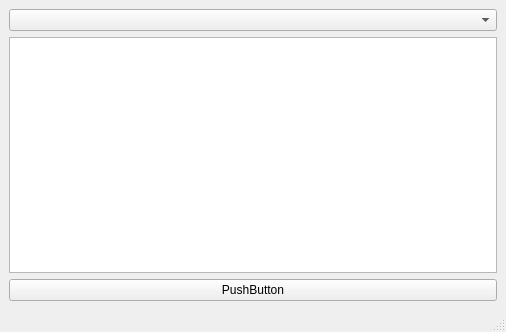
<?xml version="1.0" encoding="UTF-8"?>
<ui version="4.0">
 <class>MainWindow</class>
 <widget class="QMainWindow" name="MainWindow">
  <property name="geometry">
   <rect>
    <x>0</x>
    <y>0</y>
    <width>506</width>
    <height>332</height>
   </rect>
  </property>
  <property name="windowTitle">
   <string>MainWindow</string>
  </property>
  <widget class="QWidget" name="centralwidget">
   <layout class="QVBoxLayout" name="verticalLayout_2">
    <item>
     <layout class="QVBoxLayout" name="verticalLayout">
      <item>
       <widget class="QComboBox" name="comboBox"/>
      </item>
      <item>
       <widget class="QListWidget" name="listWidget"/>
      </item>
      <item>
       <widget class="QPushButton" name="pushButton">
        <property name="text">
         <string>PushButton</string>
        </property>
       </widget>
      </item>
     </layout>
    </item>
   </layout>
  </widget>
  <widget class="QMenuBar" name="menubar">
   <property name="geometry">
    <rect>
     <x>0</x>
     <y>0</y>
     <width>506</width>
     <height>22</height>
    </rect>
   </property>
  </widget>
  <widget class="QStatusBar" name="statusbar"/>
 </widget>
 <resources/>
 <connections/>
</ui>
